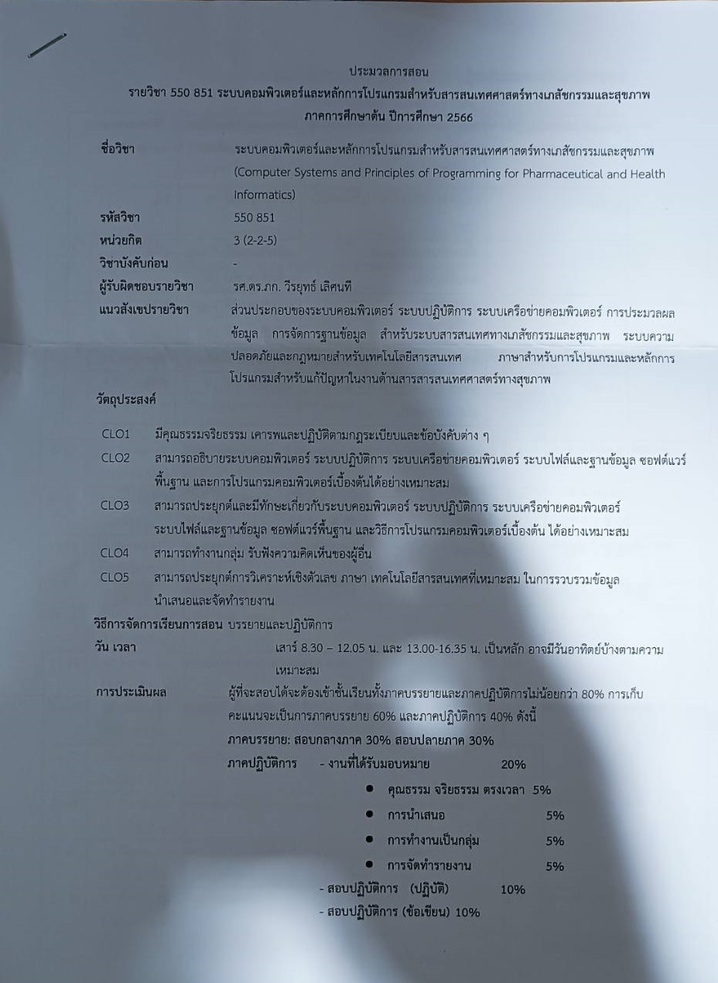
#> input picture COS3401(1-86)/Example/images/images/document2.jpg, 718 x 983 px, shrunk from 928 x 1271 before the run
$ jupyter execute assignment3_2.ipynb
#> lines starting #> are read from the running program, lines starting #| are printed output that depends on the picture; after the words box and inside, x2 and y2 are one past the last pixel; in counts of white or black regions, pixels touching at a corner belong together
#> further down, img is the input picture: shape (983, 718, 3); mean B, G, R 154.7, 142.1, 131.5
### COS3401(1-86)/Example/utils.py
# numpy
# matplotlib
# opencv-python

from typing import Any

import cv2
import matplotlib.pyplot as plt
import numpy as np


# [6 lines left out: function plt_image, not called in this run]


def cv_show(img: cv2.typing.MatLike, *, title: str = '') -> None:
    cv2.imshow(title, img)
    cv2.waitKey(0)
    cv2.destroyAllWindows()


# [116 lines left out: functions power_gamma, normalize, reduce_saturation, rgb_to_cmyk, cmyk_to_rgb, rgb2cmyk and 1 more, not called in this run]


def apply_threshold(img: cv2.typing.MatLike, thresh: int | None = None, inverse: bool = False) -> cv2.typing.MatLike:
    result = np.zeros_like(img, dtype=np.uint8)
    thresh = thresh or int(np.mean(img))  # type: ignore
    if inverse:
        result[img <= thresh] = 255
    else:
        result[img >= thresh] = 255
    return result


# [126 lines left out: functions histogram, show_histogram, calculate_threshoding_by_intermean, otsu, edge_operator_meth, merge_quarters, not called in this run]

def split_sub_image(img: cv2.typing.MatLike) -> tuple[cv2.typing.MatLike, cv2.typing.MatLike]:
    _, w = img.shape
#> w = 718
    w_cutoff = w // 2
#> w_cutoff = 359
    img_left = img[:, :w_cutoff]
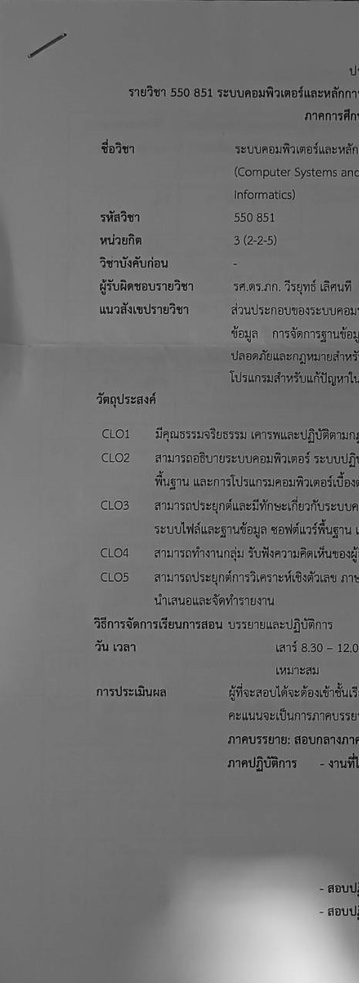
#> img_left: shape (983, 359); min 1, max 228, mean 115.6
    img_right = img[:, w_cutoff:]
    return img_left, img_right

def split_image_quarters(
    img: cv2.typing.MatLike,
) -> tuple[cv2.typing.MatLike, cv2.typing.MatLike, cv2.typing.MatLike, cv2.typing.MatLike]:
    sub1, sub2 = split_sub_image(img)

    sub11, sub12 = split_sub_image(sub1.transpose())
#> in split_sub_image (call 2), `img_right = img[:, w_cutoff:]`:
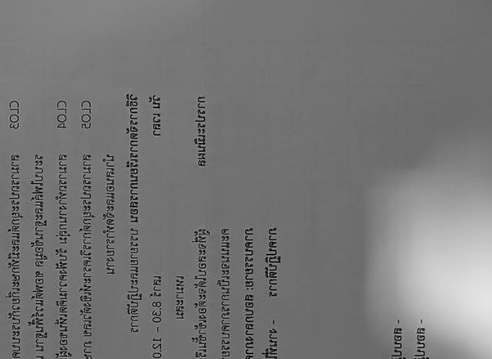
#> img_right: shape (359, 492); min 1, max 228, mean 119.1
    sub21, sub22 = split_sub_image(sub2.transpose())
#> in split_sub_image (call 3), `img_left = img[:, :w_cutoff]`:
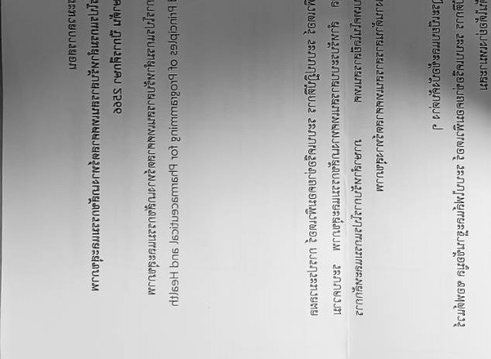
#> img_left: shape (359, 491); min 3, max 253, mean 178.4
#> in split_sub_image (call 3), `img_right = img[:, w_cutoff:]`:
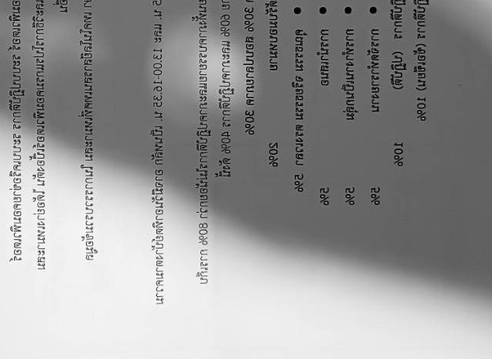
#> img_right: shape (359, 492); min 1, max 253, mean 151.7
    sub11, sub12 = sub11.transpose(), sub12.transpose()
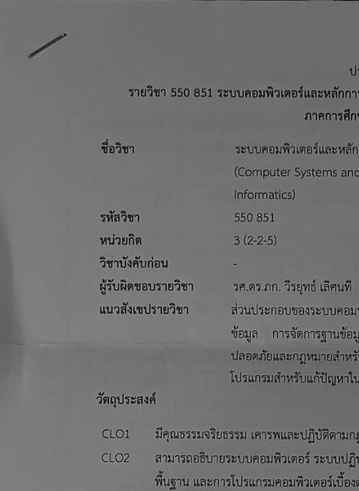
#> sub11: shape (491, 359); min 2, max 184, mean 112.2
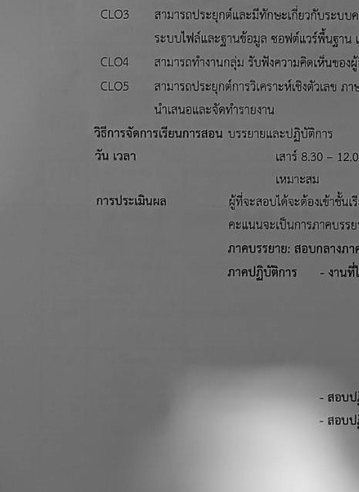
#> sub12: shape (492, 359); min 1, max 228, mean 119.1
    sub21, sub22 = sub21.transpose(), sub22.transpose()
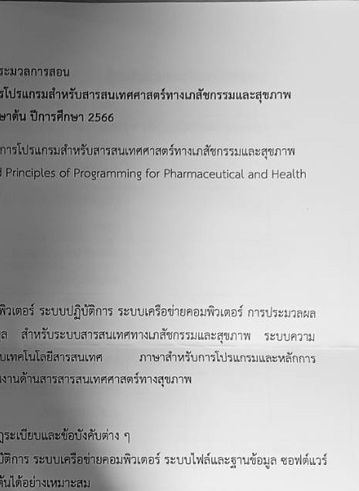
#> sub21: shape (491, 359); min 3, max 253, mean 178.4
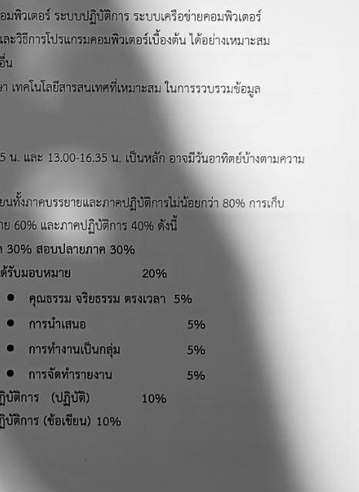
#> sub22: shape (492, 359); min 1, max 253, mean 151.7

    return sub11, sub12, sub21, sub22

### COS3401(1-86)/Example/assignment3_2.ipynb
[cell 1]
import cv2
import numpy as np
from utils import *

[cell 2]
img = cv2.imread('./images/images/document2.jpg')

[cell 3]
cv_show(img)

[cell 4]
img_gray = cv2.cvtColor(img, cv2.COLOR_BGR2GRAY)

[cell 5]
cv_show(img_gray)

[cell 6]
tl, bl, tr, br = split_image_quarters(img_gray)

# ซ้ายบน

[cell 7]
cv_show(tl)

[cell 8]
tl_mean = int(np.mean(tl))
#> tl_mean = 112
tl_mean
#> Out = 112

[cell 9]
tl_final = apply_threshold(tl, tl_mean-15)
#> in apply_threshold, `thresh = thresh or int(np.mean(img))`: thresh = 97
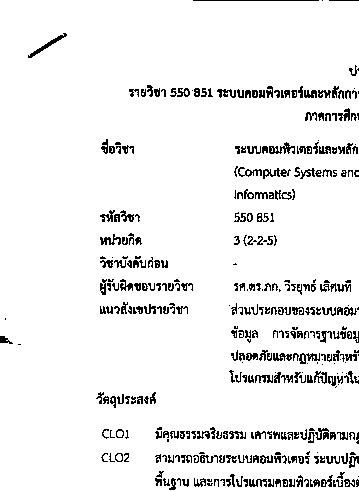
#> tl_final: shape (491, 359); 93.5% white; black in thin lines or dots
cv_show(tl_final)

# ซ้ายล่าง

[cell 10]
cv_show(bl)

[cell 11]
bl_mean = int(np.mean(bl))
#> bl_mean = 119
bl_mean
#> Out = 119

[cell 12]
bl_final = apply_threshold(bl, bl_mean-15)
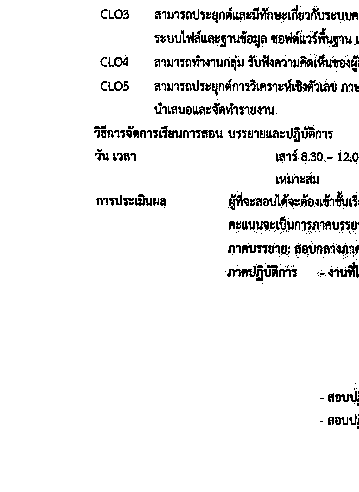
#> bl_final: shape (492, 359); 94% white; black in thin lines or dots, all inside (x1, y1, x2, y2) = (94, 5, 359, 429)
cv_show(bl_final)

# ขวาบน ตัดซ้อนตัด

[cell 13]
cv_show(tr)

[cell 14]
tl_2, bl_2, tr_2, br_2 = split_image_quarters(tr)

[cell 15]
cv_show(tl_2)

[cell 16]
tl_2_mean = int(np.mean(tl_2))
tl_2_mean

[cell 17]
tl_2_mean_final = apply_threshold(tl_2, tl_2_mean-15)
cv_show(tl_2_mean_final)

# ตัดเพิ่ม

[cell 18]
tl_3, bl_3, tr_3, br_3 = split_image_quarters(tr)

[cell 19]
cv_show(tl_3)

[cell 20]
tl_3_mean = int(np.mean(tl_3))
tl_3_mean

[cell 21]
tl_3_final = apply_threshold(tl_3, tl_3_mean-15)
cv_show(tl_3_final)
